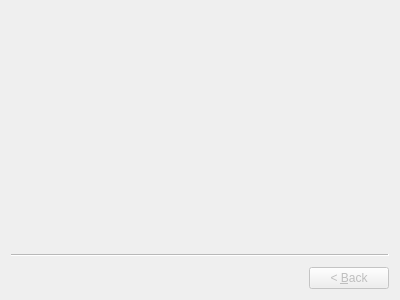
<?xml version="1.0" encoding="UTF-8"?>
<ui version="4.0">
 <class>ExecuteCommandDialog</class>
 <widget class="QWizard" name="ExecuteCommandDialog">
  <property name="geometry">
   <rect>
    <x>0</x>
    <y>0</y>
    <width>400</width>
    <height>300</height>
   </rect>
  </property>
  <property name="windowTitle">
   <string>Contact commands</string>
  </property>
  <property name="options">
   <set>QWizard::NoCancelButton</set>
  </property>
 </widget>
 <resources/>
 <connections/>
</ui>
